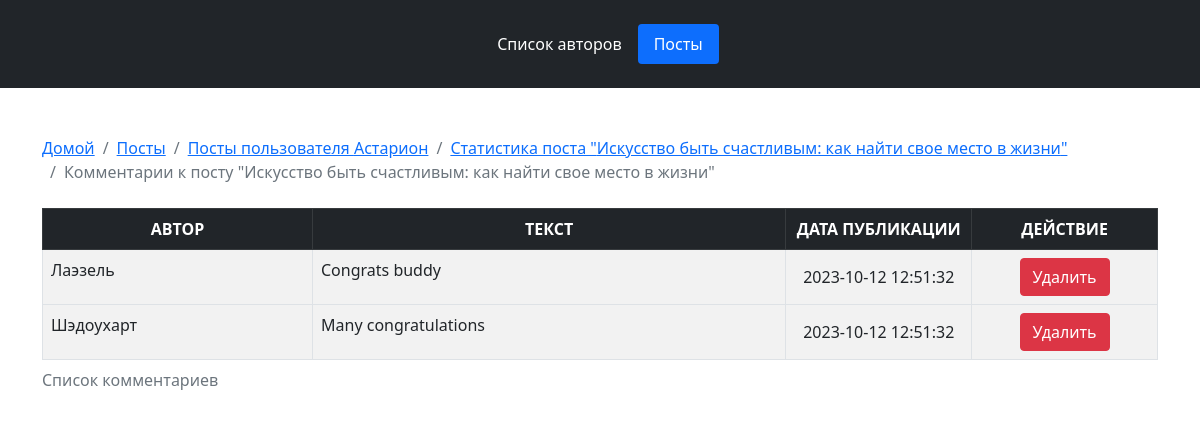
Screenshot of /untitled1/comments.php?sq=4 with the database file from the repository.
### tables this page shows
CREATE TABLE `comments` (
  `id` int NOT NULL,
  `text` text NOT NULL,
  `comment_date` datetime NOT NULL DEFAULT CURRENT_TIMESTAMP,
  `user_id` int NOT NULL,
  `post_id` int NOT NULL
);

CREATE TABLE `users` (
  `id` int NOT NULL,
  `name` text NOT NULL,
  `age` int DEFAULT NULL,
  `gender` tinyint(1) DEFAULT NULL
);

CREATE TABLE `posts` (
  `id` int NOT NULL,
  `post_date` timestamp NOT NULL DEFAULT CURRENT_TIMESTAMP,
  `title` text NOT NULL,
  `description` text NOT NULL,
  `user_id` int NOT NULL
);

### untitled1/foo-comments.php (called while the page is built, shortened)
<?php
include "config.php";
try {
    if (!empty($_GET['sq'])){
        $searchKeyword = !empty($_GET['sq'])?$_GET['sq']:'';} else { $searchKeyword = "";}
    $search = "$searchKeyword";
    $sql = $dbh->prepare("SELECT `posts`.`title`, `comments`.`id`,`comments`.`text`, `comments`.`comment_date`, `author`.`name` AS 'author', `author_comm`.`name` AS 'author_comm'
                                FROM `posts`
                                LEFT JOIN `comments` ON `comments`.`post_id` = `posts`.`id`
                                LEFT JOIN users AS author ON author.id = posts.user_id
                                LEFT JOIN users AS author_comm ON author_comm.id = comments.user_id
                                WHERE `posts`.`id` = :name1");
    $sql->execute(array('name1'=>$search));
    $result = $sql->fetchAll();
} catch (Exception $e) {
    echo "Ошибка при записи данных: " . $e->getMessage();
}

### untitled1/comments.php (the view, shortened to what this page needs)
<?php
include 'config.php';
include "foo-comments.php";
@$searchKeyword = !empty($_GET['sq'])?$_GET['sq']:'';
function array_unique_key($array, $key) {
    $tmp = $key_array = array();
    $i = 0;
    foreach($array as $val) {
        if (!in_array($val[$key], $key_array)) {
            $key_array[$i] = $val[$key];
            $tmp[$i] = $val;
        }
        $i++;
    }
    return $tmp;
}
?>
<!doctype html>
<html lang="en">
<head>
    <link href="https://cdn.jsdelivr.net/npm/bootstrap@5.0.2/dist/css/bootstrap.min.css" rel="stylesheet">
</head>
<body>
<nav class="navbar navbar-dark bg-dark justify-content-center">
    <header class="d-flex text-dark py-3">
        <ul class="nav nav-pills navbar-dark bg-dark">
            <li class="nav-item text-dark"><a href="index.php" class="nav-link text-white">Список авторов</a></li>
            <li class="nav-item text-dark"><a href="posts.php" class="nav-link active" aria-current="page">Посты</a></li>
        </ul>
    </header>
</nav>
<div class="container mt-5 mb-3 clearfix col-md-12">
    <nav aria-label="breadcrumb">
        <ol class="breadcrumb">
            <li class="breadcrumb-item"><a href="index.php">Домой</a></li>
            <li class="breadcrumb-item"><a href="posts.php">Посты</a></li>
            <?php
           if (empty($searchKeyword)) {
                ?>
                <li class="breadcrumb-item active" aria-current="page"> Посты пользователя <?=$res['author'] ?></li>
            <?php } elseif (!empty($searchKeyword)) foreach (array_unique_key($result, 'author') as $res) { ?>
               <li class="breadcrumb-item"><a href="posts.php?sq=<?=$res['author'] ?> "> Посты пользователя <?=$res['author']?></a></li>
               <li class="breadcrumb-item"><a href="readpost.php?sq=<?=$res['title'] ?> ">Статистика поста "<?=$res['title'] ?>"</a></li>
               <li class="breadcrumb-item active" aria-current="page">Комментарии к посту "<?=$res['title'] ?>"</li>
            <?php } ?>
        </ol>
    </nav>
    <div class="row">
        <div class="col-md-12">
            <table class="table table-striped table-hover table-bordered mt-2">
                <caption>Список комментариев</caption>
                <thead class="table-dark text-uppercase text-center">
                <th>Автор</th>
                <th>Текст</th>
                <th>Дата публикации</th>
                <th>Действие</th>
                </thead>
                <?php
                    foreach ($result as $res) {
                        ?>
                            <tbody class="table-striped">
                            <td><?=$res['author_comm'] ?></td>
                            <td><?=$res['text'] ?></td>
                            <td class="col-2 text-center align-middle"><?=$res['comment_date'] ?></td>
                            <td class="text-center col-2 align-middle">
                                <a href="" class="btn btn-danger" data-bs-toggle="modal" data-bs-target="#delete<?=$res['id'] ?>">Удалить</a>
                            </td>
                    <?php } ?>
            </table>
        </div>
    </div>
</div>
</body>

### rows the page displays
comments: users.name "Астарион", post.title "Искусство быть счастливым: как найти свое место в жизни", user.name "Лаэзель", text "Congrats buddy", comment_date "2023-10-12 12:51:32"
comments: user.name "Шэдоухарт", text "Many congratulations", comment_date "2023-10-12 12:51:32"
